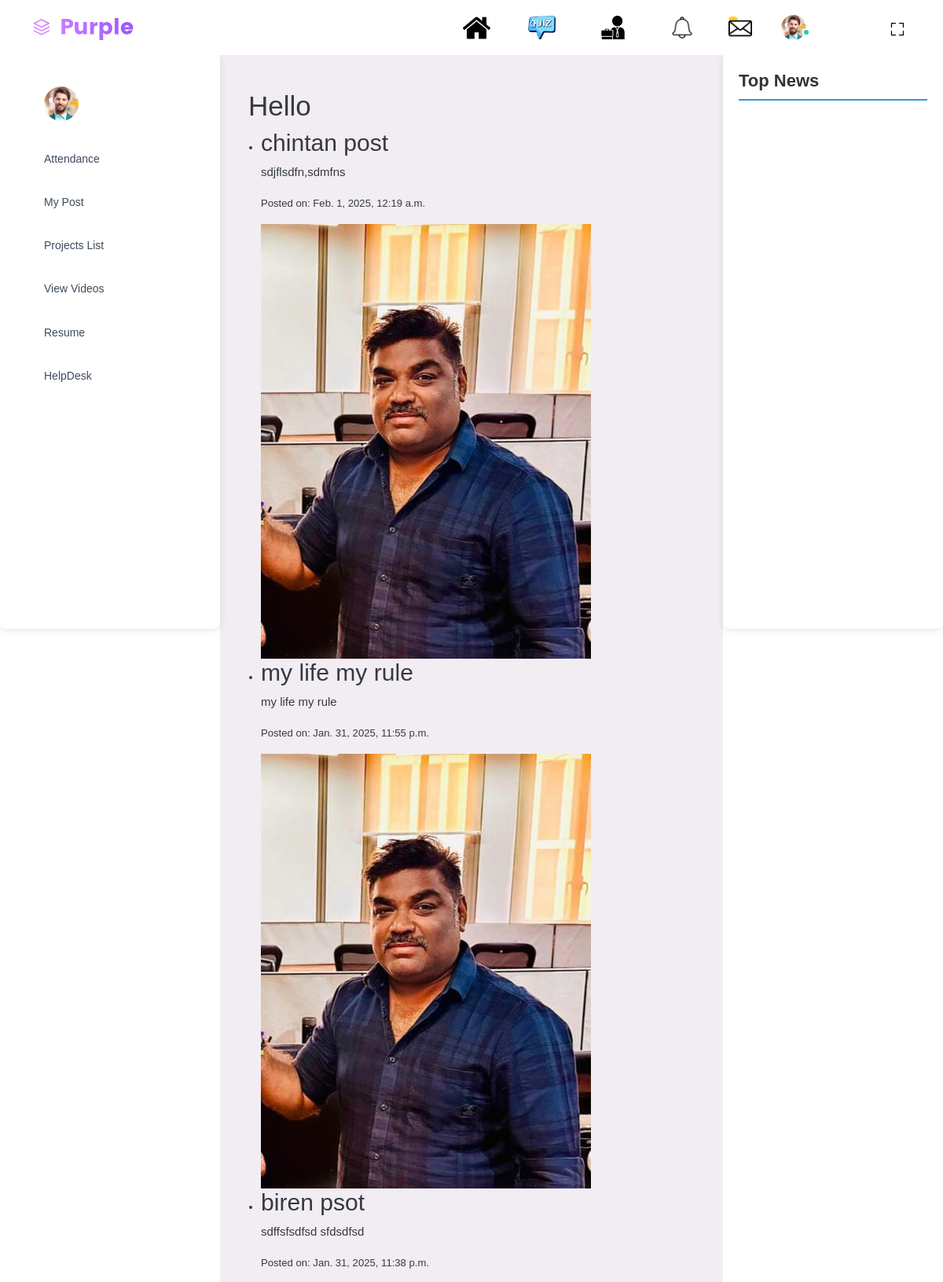
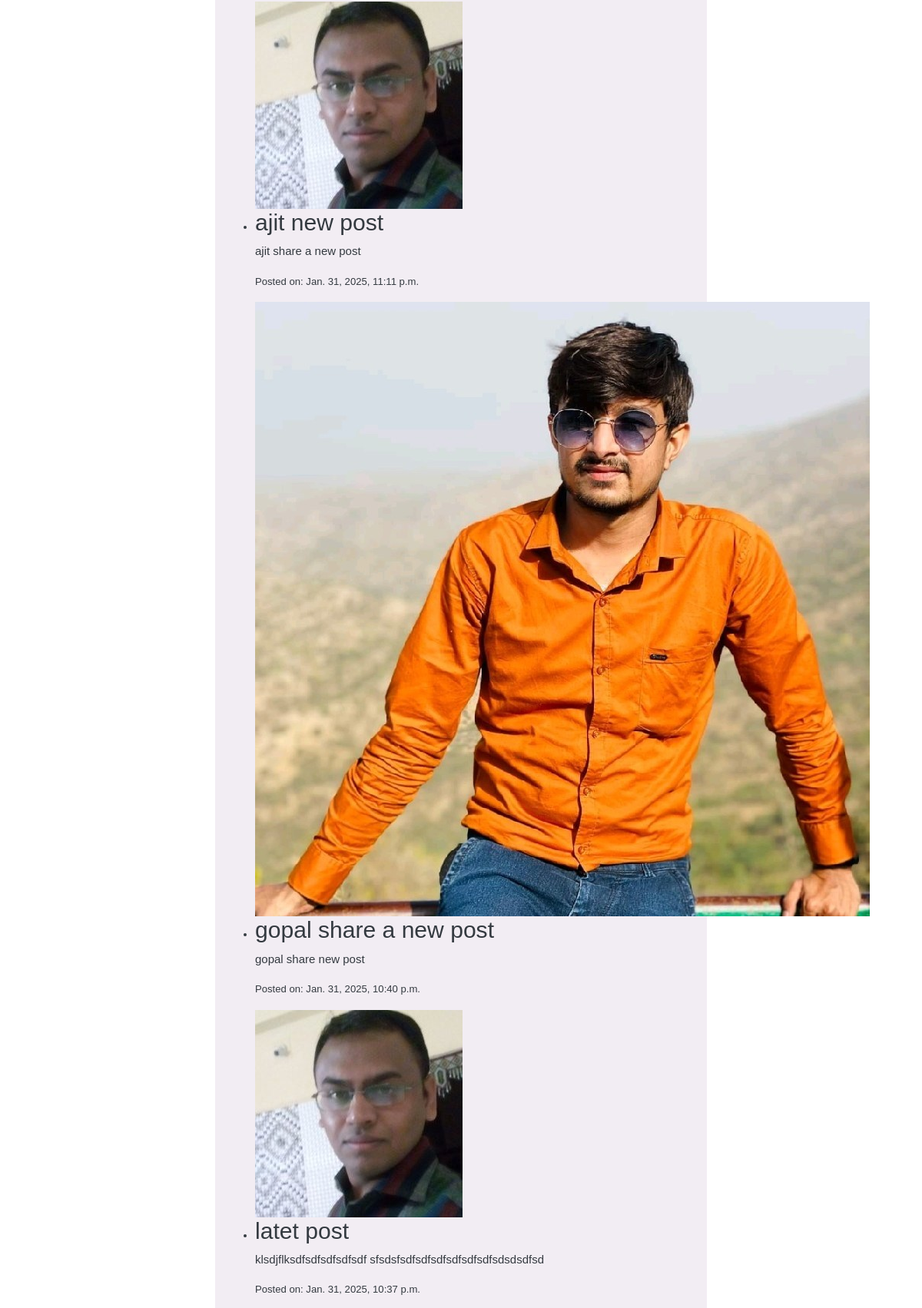
The app's page /all-blog-posts/ (upper part) with its own data (2 pictures, top to bottom).
### user_management/models.py (models this page shows, shortened)
class BlogPost(models.Model):
    user = models.ForeignKey(settings.AUTH_USER_MODEL, on_delete=models.CASCADE, null=True)
    title = models.CharField(max_length=200)
    description = models.TextField()
    created_at = models.DateTimeField(auto_now_add=True)
    blog_image = models.ImageField(upload_to='blog_img/', null=True, blank=True)
    is_active = models.BooleanField(default=True)  # Make the post visible to everyone
    likes = models.ManyToManyField(settings.AUTH_USER_MODEL, related_name='liked_posts', blank=True)
    dislikes = models.ManyToManyField(settings.AUTH_USER_MODEL, related_name='disliked_posts', blank=True)
    class Meta:
        ordering = ['-created_at']  # Show latest posts first

### user_management/views.py (the view)
# urls.py: path('all-blog-posts/', views.all_blog_posts, name='all_blog_posts'),
def all_blog_posts(request):
    posts = BlogPost.objects.filter(is_active=True).order_by('-created_at')  # Show only active posts
    return render(request, 'user_management/all_blog_posts.html', {'posts': posts})

### user_management/context_processors.py (called while the page is built)
def get_news(request):
    url = 'https://newsapi.org/v2/top-headlines?country=us&apiKey=1dc725c4b44746cbba9103a3d479147f'
    response = requests.get(url)
    if response.status_code == 200:
        news_data = response.json()
        articles = news_data.get('articles', [])
    else:
        articles = []
    return {'articles': articles}

### user_management/templates/user_management/all_blog_posts.html
{% extends "user_management/base.html" %}
{% block content %}
    <h1>Hello {{request.user.username}}</h1>
    {% if posts %}
        <ul>
            {% for post in posts %}
                <li>
                    <h2>{{ post.title }}</h2>
                    <p>{{ post.description }}</p>
                    <p><small>Posted on: {{ post.created_at }}</small></p>
                    {% if post.blog_image %}
                        <div class="post-image">
                            <img src="{{ post.blog_image.url }}" alt="{{ post.title }} image" />
                        </div>
                    {% endif %}
                </li>
            {% endfor %}
        </ul>
    {% else %}
        <p>No posts available.</p>
    {% endif %}
{% endblock %}

### records on screen
BlogPost: title "chintan post", description "sdjflsdfn,sdmfns", created_at "Feb. 1, 2025, 12:19 a.m.", blog_image (picture)
BlogPost: title "my life my rule", description "my life my rule", created_at "Jan. 31, 2025, 11:55 p.m.", blog_image (picture)
BlogPost: title "biren psot", description "sdffsfsdfsd sfdsdfsd", created_at "Jan. 31, 2025, 11:38 p.m.", blog_image (picture)
BlogPost: title "ajit new post", description "ajit share a new post", created_at "Jan. 31, 2025, 11:11 p.m.", blog_image (picture)
BlogPost: title "gopal share a new post", description "gopal share new post", created_at "Jan. 31, 2025, 10:40 p.m.", blog_image (picture)
BlogPost: title "latet post", description "klsdjflksdfsdfsdfsdfsdf sfsdsfsdfsdfsdfsdfsdfsdfsdsdsdfsd", created_at "Jan. 31, 2025, 10:37 p.m."
